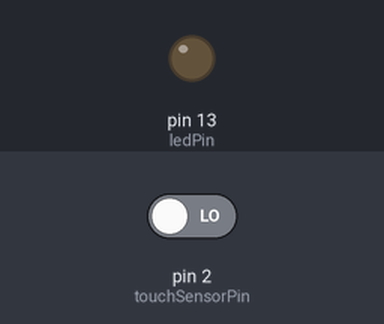
Simulated run of this sketch. Board: Arduino Uno, built with avr-gcc and run on an emulated ATmega328P. Shown: output pins drawn as LEDs (lit = HIGH). The inputs (shaded band) are chosen by the test bench; at power-on: pin 2 (touchSensorPin) LOW. What the sketch prints to the serial monitor is not drawn.

Above: at 1.2 s.
1.3 s: pin 2 (touchSensorPin) driven HIGH
At 1.7 s:
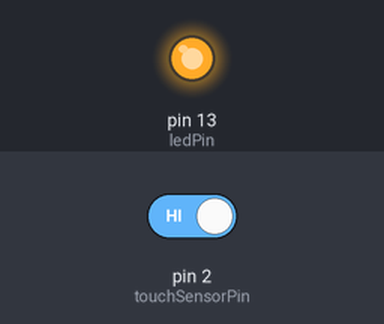
2.8 s: pin 2 (touchSensorPin) driven LOW
At 4.1 s:
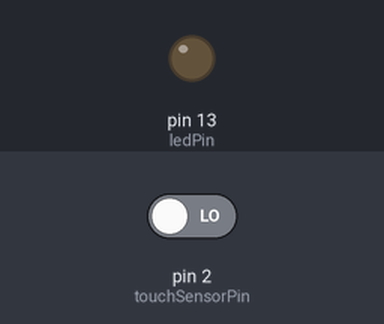
Timing chart, 0 to 5.8 s (numbered marks = the images above; inputs shaded):
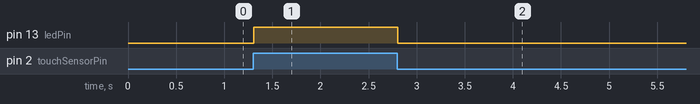

The sketch:

touchsensor.ino
```cpp
// Define the pin numbers
const int touchSensorPin = 2; // Pin connected to the touch sensor output
const int ledPin = 13;        // Pin connected to the LED

void setup() {
  Serial.begin(9600);
  pinMode(touchSensorPin, INPUT); // Set touch sensor pin as input
  pinMode(ledPin, OUTPUT);        // Set LED pin as output
}

void loop() {
  // Read the state of the touch sensor
  int sensorValue = digitalRead(touchSensorPin);
  Serial.println(sensorValue);
  // If the sensor is touched, turn on the LED
  if (sensorValue == HIGH) {
    digitalWrite(ledPin, HIGH); // Turn on LED
  }
  // If the sensor is not touched, turn off the LED
  else {
    digitalWrite(ledPin, LOW);  // Turn off LED
  }
}
```

Measured:
- after the input at 1.3 s, pin 13 (ledPin): LOW → HIGH at once
- after the input at 2.8 s, pin 13 (ledPin): HIGH → LOW at once
